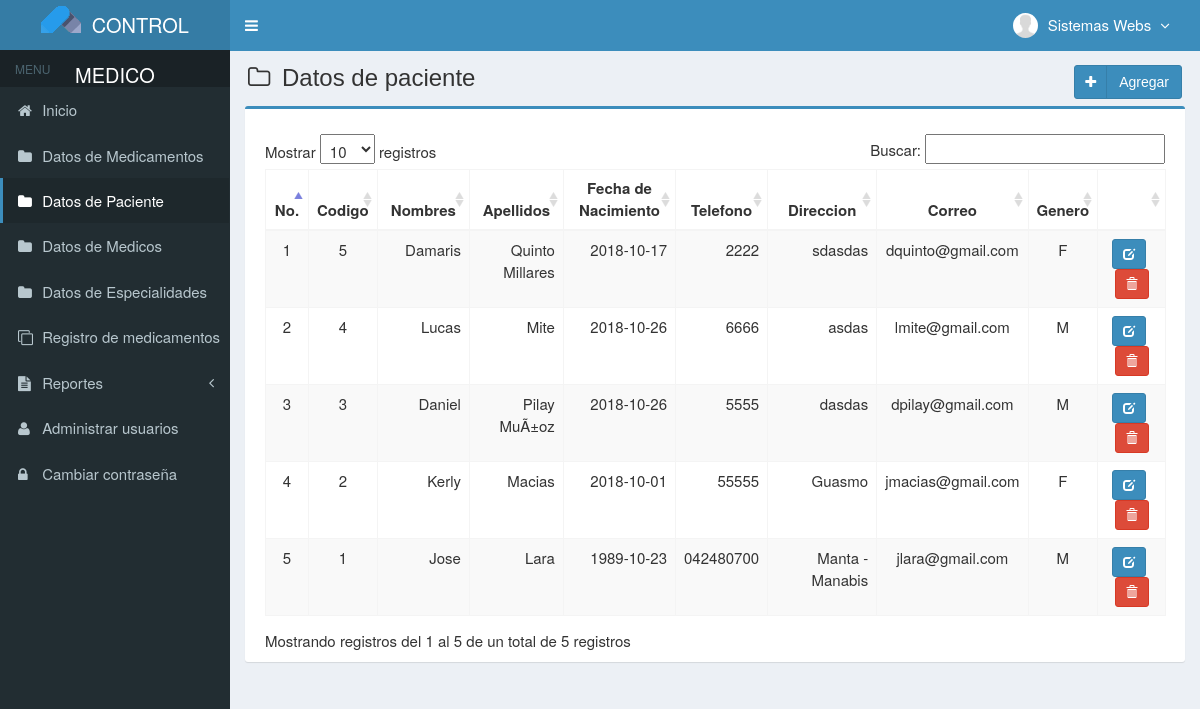
/main.php?module=paciente (signed in), run on the app's committed database.
### tables this page shows
CREATE TABLE IF NOT EXISTS `usuarios` (
  `id_user` int(3) NOT NULL AUTO_INCREMENT,
  `username` varchar(50) NOT NULL,
  `name_user` varchar(50) NOT NULL,
  `password` varchar(50) NOT NULL,
  `email` varchar(50) DEFAULT NULL,
  `telefono` varchar(13) DEFAULT NULL,
  `foto` varchar(100) DEFAULT NULL,
  `permisos_acceso` enum('Super Admin','Gerente','Almacen') NOT NULL,
  `status` enum('activo','bloqueado') NOT NULL DEFAULT 'activo',
  `created_at` timestamp NOT NULL DEFAULT CURRENT_TIMESTAMP,
  `updated_at` timestamp NOT NULL DEFAULT CURRENT_TIMESTAMP ON UPDATE CURRENT_TIMESTAMP,
  PRIMARY KEY (`id_user`),
  KEY `level` (`permisos_acceso`)
);

CREATE TABLE IF NOT EXISTS `pacientes` (
  `id` int(11) NOT NULL AUTO_INCREMENT,
  `nombres` varchar(100) NOT NULL,
  `apellidos` varchar(100) NOT NULL,
  `fecha_nacimiento` date NOT NULL,
  `telefono` varchar(20) NOT NULL,
  `direccion` varchar(255) NOT NULL,
  `email` varchar(64) NOT NULL,
  `genero` set('F','M') NOT NULL,
  PRIMARY KEY (`id`),
  UNIQUE KEY `email` (`email`)
);

### modules/paciente/view.php (the view, shortened to what this page needs)
<section class="content-header">
  <h1>
    <i class="fa fa-folder-o icon-title"></i> Datos de paciente
    <a class="btn btn-primary btn-social pull-right" href="?module=form_paciente&form=add" title="agregar" data-toggle="tooltip">
      <i class="fa fa-plus"></i> Agregar
    </a>
  </h1>
</section>
<section class="content">
  <div class="row">
    <div class="col-md-12">
      <div class="box box-primary">
        <div class="box-body">
          <table id="dataTables1" class="table table-bordered table-striped table-hover">
            <thead>
              <tr>
                <th class="center">No.</th>
                <th class="center">Codigo</th>
                <th class="center">Nombres</th>
                <th class="center">Apellidos</th>
                <th class="center">Fecha de Nacimiento</th>
                <th class="center">Telefono</th>
                <th class="center">Direccion</th>
                 <th class="center">Correo</th>
                <th class="center">Genero</th>
                <th></th>
              </tr>
            </thead>
            <tbody>
            <?php
            $no = 1;
            $query = mysqli_query($mysqli, "SELECT id,nombres,apellidos,fecha_nacimiento,telefono,direccion,email,genero FROM pacientes ORDER BY id DESC")
                                            or die('error: '.mysqli_error($mysqli));
            while ($data = mysqli_fetch_assoc($query)) {
              $fecha_nacimiento = $data['fecha_nacimiento'] ;
              $telefono = $data['telefono'];
              echo "<tr>
                      <td width='30' class='center'>$no</td>
                      <td width='30' class='center'>$data[id]</td>
                      <td width='100' align='right'>$data[nombres]</td>
                      <td width='100' align='right'>$data[apellidos]</td>
                      <td width='130' align='right'> $fecha_nacimiento</td>
                      <td width='50' align='right'> $telefono</td>
                      <td width='150' align='right'>$data[direccion]</td>
                      <td width='130' class='center'>$data[email]</td>
                      <td width='30' class='center'>$data[genero]</td>
                      <td class='center' width='80'>
                        <div>
                          <a data-toggle='tooltip' data-placement='top' title='modificar' style='margin-right:5px' class='btn btn-primary btn-sm' href='?module=form_paciente&form=edit&id=$data[id]'>
                              <i style='color:#fff' class='glyphicon glyphicon-edit'></i>
                          </a>";
            ?>
                          <a data-toggle="tooltip" data-placement="top" title="Eliminar" class="btn btn-danger btn-sm" href="modules/paciente/proses.php?act=delete&id=<?php echo $data['id'];?>" onclick="return confirm('estas seguro de eliminar<?php echo $data['nombres']; ?> ?');">
                              <i style="color:#fff" class="glyphicon glyphicon-trash"></i>
                          </a>
            <?php
              echo "    </div>
                      </td>
                    </tr>";
              $no++;
            }
            ?>
            </tbody>
          </table>
        </div>
      </div>
    </div>
  </div>
</section><!-- /.content

### top-menu.php (shortened to what this page needs)
<?php
require_once "config/database.php";
$query = mysqli_query($mysqli, "SELECT id_user, name_user, foto, permisos_acceso FROM usuarios WHERE id_user='$_SESSION[id_user]'")
                                or die('error: '.mysqli_error($mysqli));
$data = mysqli_fetch_assoc($query);
?>
<li class="dropdown user user-menu">
  <a href="#" class="dropdown-toggle" data-toggle="dropdown">
  <?php
  if ($data['foto']=="") { ?>
    <img src="images/user/user-default.png" class="user-image" alt="User Image"/>
  <?php
  }
  else { ?>
    <img src="images/user/<?php echo $data['foto']; ?>" class="user-image" alt="User Image"/>
  <?php
  }
  ?>
    <span class="hidden-xs"><?php echo $data['name_user']; ?> <i style="margin-left:5px" class="fa fa-angle-down"></i></span>
  </a>
</li>

### assets/css/style.css (style rules this page uses)
.btn-social *:first-child { border-right: 1px solid rgba(0, 0, 0, 0.1); bottom: 0; font-size: 1em !important; left: 0; line-height: 32px !important; position: absolute; text-align: center; top: 0; width: 32px !important; }
.content-header { padding: 15px 18px 0; position: relative; }
.center { text-align:center; }
.icon-title { margin-right: 5px; }
body { background-color: #fff; color: #333; font-size: 15px; line-height: 1.42857; }

### data on the page
usuarios: foto (placeholder picture), name_user "Sistemas Webs"
pacientes: id "5", nombres "Damaris", apellidos "Quinto Millares", fecha_nacimiento "2018-10-17", telefono "2222", direccion "sdasdas", email "dquinto@gmail.com", genero "F"
pacientes: id "4", nombres "Lucas", apellidos "Mite", fecha_nacimiento "2018-10-26", telefono "6666", direccion "asdas", email "lmite@gmail.com", genero "M"
pacientes: id "3", nombres "Daniel", apellidos "Pilay MuÃ±oz", fecha_nacimiento "2018-10-26", telefono "5555", direccion "dasdas", email "dpilay@gmail.com", genero "M"
pacientes: id "2", nombres "Kerly", apellidos "Macias", fecha_nacimiento "2018-10-01", telefono "55555", direccion "Guasmo", email "jmacias@gmail.com", genero "F"
pacientes: id "1", nombres "Jose", apellidos "Lara", fecha_nacimiento "1989-10-23", telefono "042480700", direccion "Manta - Manabis", email "jlara@gmail.com", genero "M"
